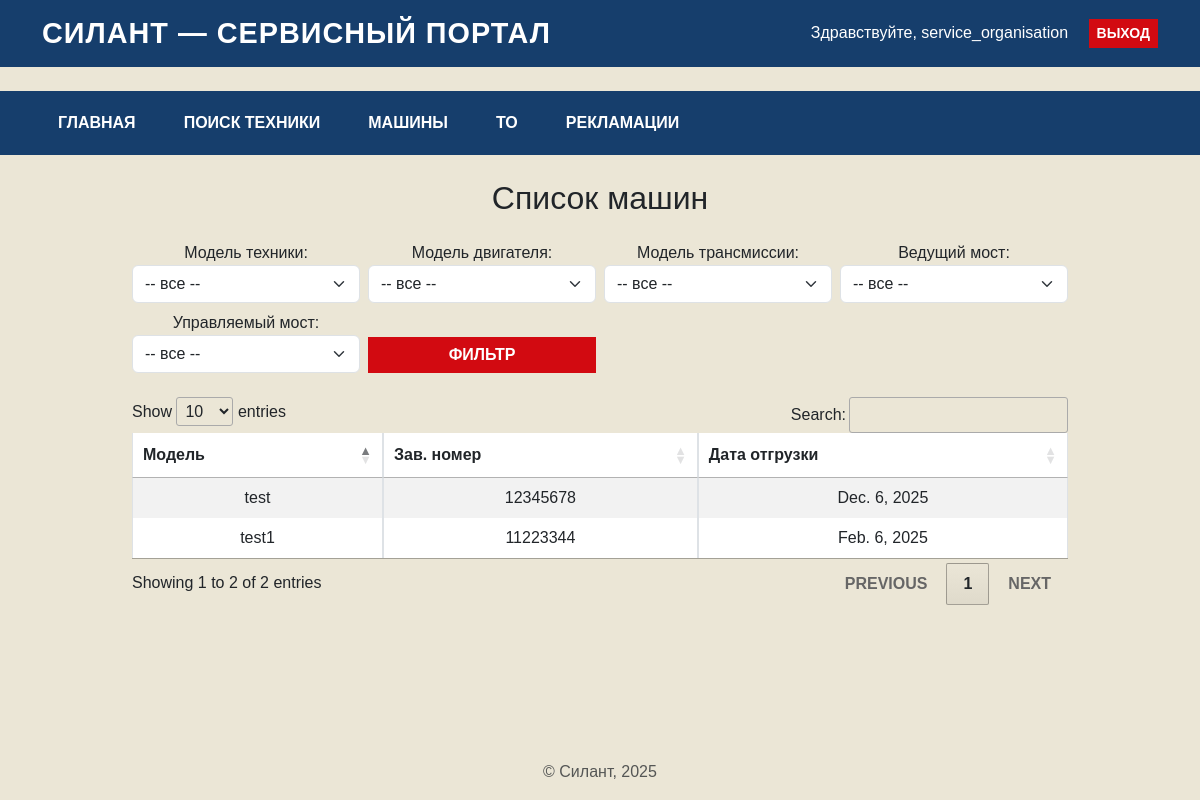
Screenshot of /machines/ (signed in) with the database file from the repository.
### core/models.py (models this page shows, shortened)
class Machine(models.Model):
    serial_number = models.CharField(max_length=100)
    model = models.ForeignKey(ModelType, on_delete=models.SET_NULL, null=True)
    engine_model = models.ForeignKey(EngineModel, on_delete=models.SET_NULL, null=True)
    engine_serial = models.CharField(max_length=100)
    transmission_model = models.ForeignKey(TransmissionModel, on_delete=models.SET_NULL, null=True)
    transmission_serial = models.CharField(max_length=100)
    drive_axle_model = models.ForeignKey(DriveAxleModel, on_delete=models.SET_NULL, null=True)
    drive_axle_serial = models.CharField(max_length=100)
    steered_axle_model = models.ForeignKey(SteeredAxleModel, on_delete=models.SET_NULL, null=True)
    steered_axle_serial = models.CharField(max_length=100)
    supply_contract = models.CharField(max_length=255)
    shipment_date = models.DateField()
    customer = models.CharField(max_length=255)
    location = models.CharField(max_length=255)
    additional_equipment = models.TextField(blank=True)
    client = models.ForeignKey(User, on_delete=models.SET_NULL, null=True, related_name='machines_as_client')
    service_company = models.ForeignKey(User, on_delete=models.SET_NULL, null=True, related_name='machines_as_service')
    is_active = models.BooleanField(default=True)

class Reference(models.Model):
    name = models.CharField(max_length=100)
    description = models.TextField(blank=True)
    def __str__(self):
        return self.name

### core/views.py (the view)
# urls.py: path('machines/', views.machine_list, name='machine_list'),
@login_required
def machine_list(request):
    user = request.user
    if user.groups.filter(name='Клиент').exists():
        machines = Machine.objects.filter(client=user)
    elif user.groups.filter(name='Сервисная организация').exists():
        machines = Machine.objects.filter(service_company=user)
    elif user.groups.filter(name='Менеджер').exists():
        machines = Machine.objects.all()
    else:
        machines = Machine.objects.none()
    machines = Machine.objects.all().order_by('shipment_date')
    model = request.GET.get('model')
    engine = request.GET.get('engine')
    trans = request.GET.get('transmission')
    steer_axle = request.GET.get('steered_axle')
    drive_axle = request.GET.get('drive_axle')
    if model:
        machines = machines.filter(model__id=model)
    if engine:
        machines = machines.filter(engine_model__id=engine)
    if trans:
        machines = machines.filter(transmission_model__id=trans)
    if drive_axle:
        machines = machines.filter(drive_axle_model__id=drive_axle)
    if steer_axle:
        machines = machines.filter(steered_axle_model__id=steer_axle)
    context = {
        'machines': machines,
        'models': ModelType.objects.all(),
        'engines': EngineModel.objects.all(),
        'transmissions': TransmissionModel.objects.all(),
        'drive_axles': DriveAxleModel.objects.all(),
        'steered_axles': SteeredAxleModel.objects.all(),
        'selected': request.GET
    }
    return render(request, 'core/machine_list.html', context)

### core/templates/core/machine_list.html (shortened to what this page needs)
{% extends 'core/base.html' %}
{% block content %}
<h2 class="mb-4 text-center">Список машин</h2>
<form method="get" class="mb-4 row g-2">
  <div class="col-md-3">
    <label>Модель техники:</label>
    <select name="model" class="form-select">
      <option value="">-- все --</option>
    </select>
  </div>
  <div class="col-md-3">
    <label>Модель двигателя:</label>
    <select name="engine" class="form-select">
      <option value="">-- все --</option>
    </select>
  </div>
  <div class="col-md-3">
    <label>Модель трансмиссии:</label>
    <select name="transmission" class="form-select">
      <option value="">-- все --</option>
    </select>
  </div>
  <div class="col-md-3">
    <label>Ведущий мост:</label>
    <select name="drive_axle" class="form-select">
      <option value="">-- все --</option>
    </select>
  </div>
  <div class="col-md-3">
    <label>Управляемый мост:</label>
    <select name="steered_axle" class="form-select">
      <option value="">-- все --</option>
    </select>
  </div>
  <div class="col-md-3 align-self-end">
    <button type="submit" class="btn btn-primary w-100">Фильтр</button>
  </div>
</form>
<table id="myTable" class="table table-striped table-bordered">
  <thead>
    <tr>
      <th>Модель</th>
      <th>Зав. номер</th>
      <th>Дата отгрузки</th>
    </tr>
  </thead>
  <tbody>
    {% for machine in machines %}
      <tr onclick="window.location.href='{% url 'machine_detail' machine.pk %}'" style="cursor: pointer;">
        <td>{{ machine.model }}</td>
        <td>{{ machine.serial_number }}</td>
        <td>{{ machine.shipment_date }}</td>
      </tr>
    {% endfor %}
  </tbody>
</table>
{% endblock %}

### core/templates/core/base.html (shortened to what this page needs)
<!DOCTYPE html>
<html lang="ru">
<head>
  <link href="https://cdn.jsdelivr.net/npm/bootstrap@5.3.0/dist/css/bootstrap.min.css" rel="stylesheet">
  <link href="https://fonts.cdnfonts.com/css/pt-astra-sans" rel="stylesheet">
  <link rel="stylesheet" href="https://cdn.datatables.net/1.13.4/css/jquery.dataTables.min.css">
</head>
<body>
  <header class="p-3 mb-4">
    <div class="container d-flex justify-content-between align-items-center">
      <h1 class="m-0">СИЛАНТ — СЕРВИСНЫЙ ПОРТАЛ</h1>
      <div>
        {% if user.is_authenticated %}
          <span class="me-3">Здравствуйте, {{ user.username }}</span>
          <form method="post" action="{% url 'logout' %}" style="display:inline;">
            <button type="submit" class="btn btn-sm btn-danger">Выход</button>
          </form>
        {% else %}
          <a href="{% url 'login' %}" class="btn btn-sm btn-light">Вход</a>
        {% endif %}
      </div>
    </div>
  </header>
  <nav class="bg-dark">
    <div class="container d-flex py-2">
      <a class="nav-link me-3" href="{% url 'index' %}">Главная</a>
      <a class="nav-link me-3" href="{% url 'machine_search' %}">Поиск техники</a>
      {% if user.is_authenticated %}
        <a class="nav-link me-3" href="{% url 'machine_list' %}">Машины</a>
        <a class="nav-link me-3" href="{% url 'maintenance_list' %}">ТО</a>
        <a class="nav-link me-3" href="{% url 'claim_list' %}">Рекламации</a>
      {% endif %}
    </div>
  </nav>
  <main class="container mt-4">
    {% block content %}
    {% endblock %}
  </main>
  <footer class="mt-5 p-3 text-center text-muted">
    &copy; Силант, 2025
  </footer>
</body>
</html>

### core/templates/core/base.html (style rules this page uses)
html, body { height: 100%; }
main.container { flex: 1; }
body { display: flex; flex-direction: column; min-height: 100vh; font-family: 'PT Astra Sans', sans-serif; background-color: #EBE6D6; }
header { background-color: #163E6C; color: white; }
header h1 { font-weight: bold; letter-spacing: 1px; text-transform: uppercase; font-size: 1.8rem; }
a, .nav-link { color: white; font-weight: bold; text-transform: uppercase; }
.btn-primary, .btn-danger { background-color: #D20A11; border: none; font-weight: bold; border-radius: 0; text-transform: uppercase; }
.bg-dark { background-color: #163E6C !important; }
nav .nav-link { padding: 0.75rem 1rem; font-size: 1rem; }
main.container { max-width: 960px; text-align: center; }

### rows the page displays
Machine: model "test1", serial_number "11223344", shipment_date "Feb. 6, 2025"
Machine: model "test", serial_number "12345678", shipment_date "Dec. 6, 2025"

### other values shown
{{ user.username }} "service_organisation"
